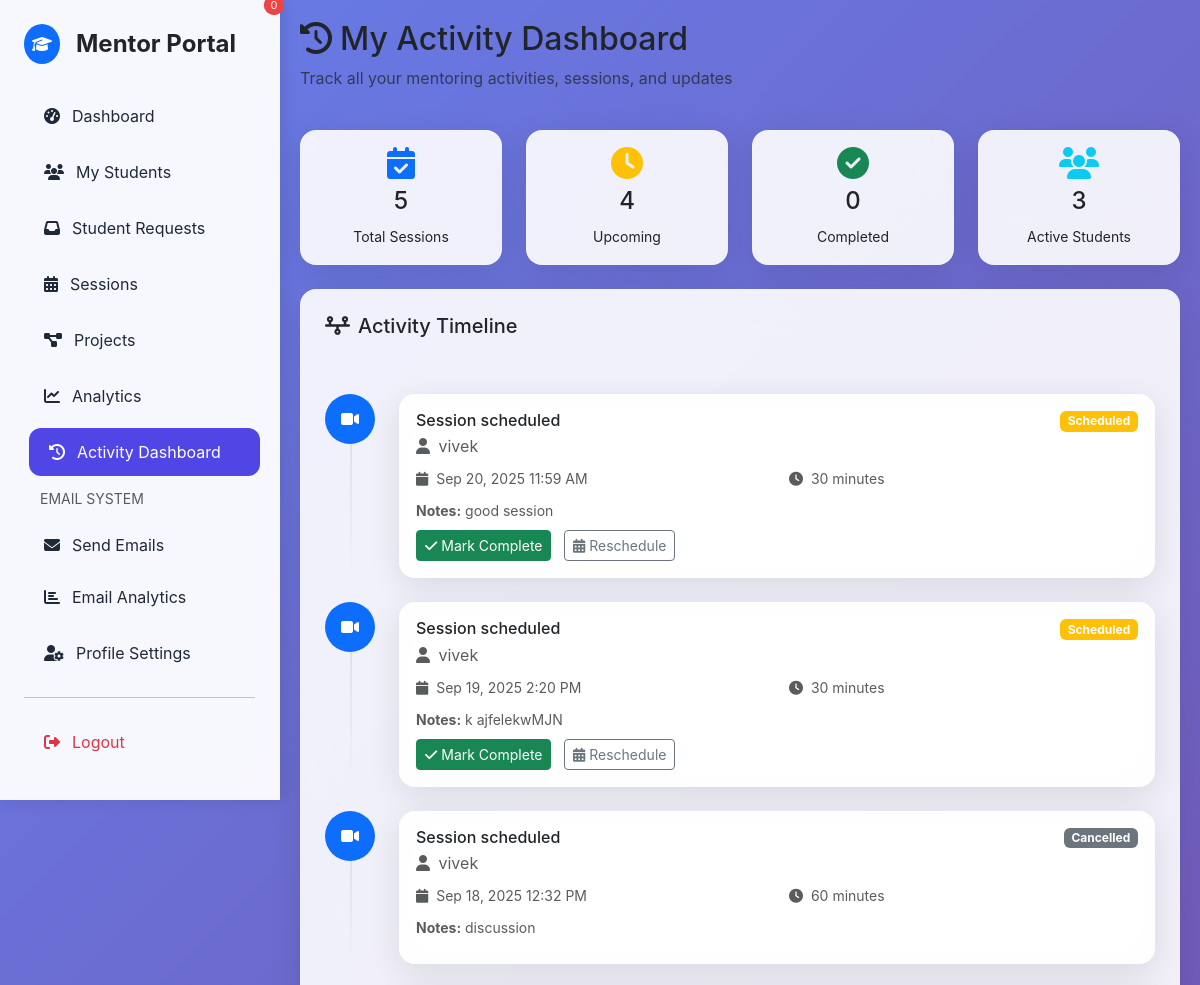
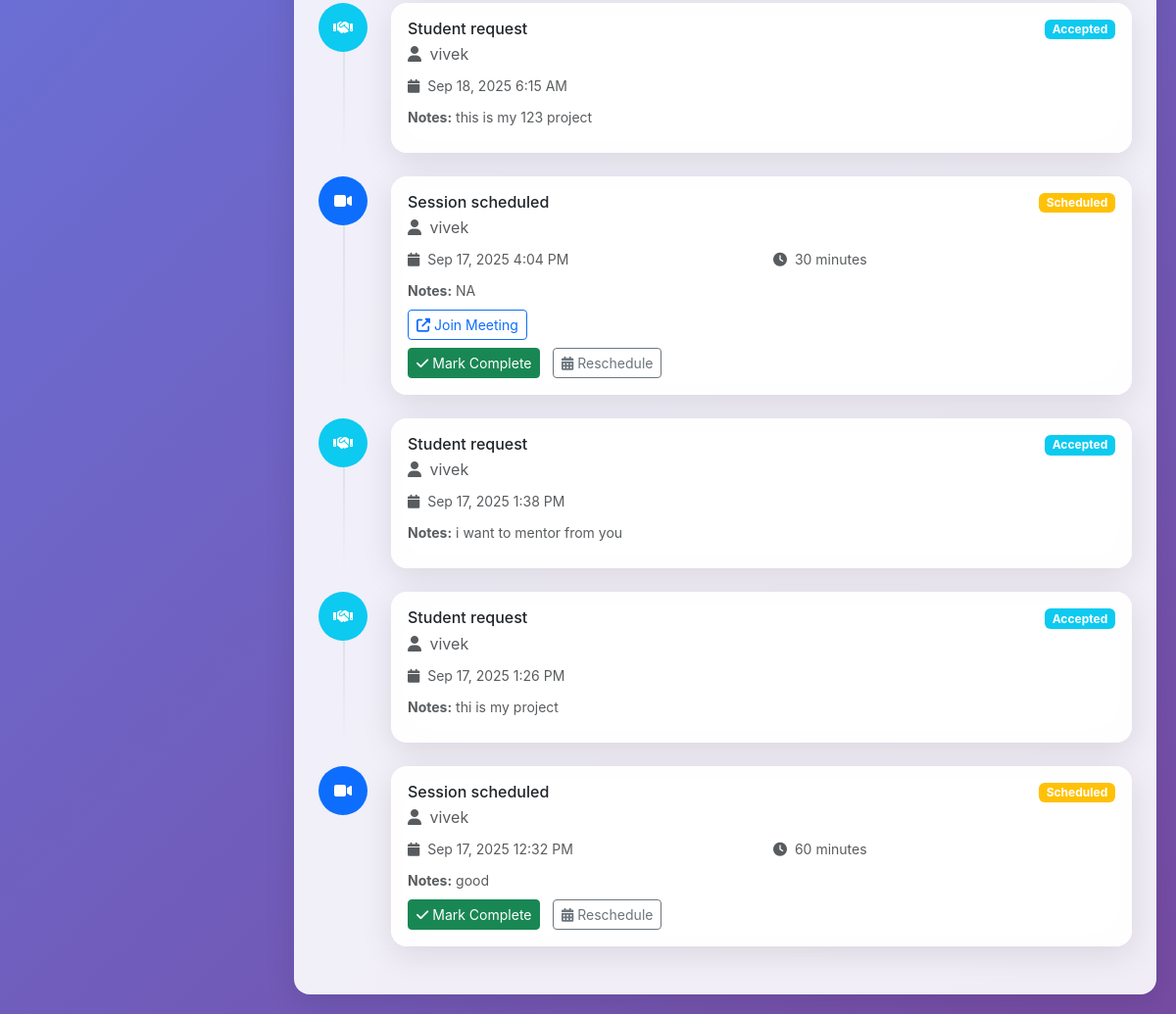
The app's page /mentor/activity.php (signed in) with its own data (2 pictures, top to bottom).
### tables this page shows
CREATE TABLE `mentor_requests` (
                                   `id` int(11) NOT NULL,
                                   `student_id` int(11) NOT NULL,
                                   `mentor_id` int(11) NOT NULL,
                                   `project_id` int(11) DEFAULT NULL,
                                   `message` text DEFAULT NULL,
                                   `status` enum('pending','accepted','rejected') DEFAULT 'pending',
                                   `created_at` timestamp NOT NULL DEFAULT current_timestamp(),
                                   `updated_at` timestamp NOT NULL DEFAULT current_timestamp() ON UPDATE current_timestamp()
);

CREATE TABLE `register` (
                            `id` int(11) NOT NULL,
                            `name` varchar(100) NOT NULL,
                            `email` varchar(100) NOT NULL,
                            `enrollment_number` varchar(50) NOT NULL,
                            `gr_number` varchar(50) NOT NULL,
                            `password` varchar(255) NOT NULL,
                            `about` varchar(500) NOT NULL,
                            `phone_no` varchar(20) DEFAULT NULL,
                            `department` varchar(100) DEFAULT NULL,
                            `passout_year` year(4) NOT NULL,
                            `user_image` text NOT NULL DEFAULT '',
                            `google_id` varchar(255) DEFAULT NULL,
                            `email_notifications` tinyint(1) DEFAULT 1,
                            `last_notification_sent` datetime DEFAULT NULL,
                            `github_token` text DEFAULT NULL,
                            `role` enum('student','mentor','admin') DEFAULT 'student',
                            `expertise` text DEFAULT NULL,
                            `mentor_rating` decimal(3,2) DEFAULT 0.00,
                            `is_available` tinyint(1) DEFAULT 1,
                            `github_username` varchar(100) DEFAULT NULL,
                            `github_profile_url` varchar(255) DEFAULT NULL,
                            `github_repos_count` int(11) DEFAULT 0,
                            `github_last_sync` timestamp NULL DEFAULT NULL
);

### mentor/activity.php (the view, shortened to what this page needs)
<?php
require_once '../Login/Login/db.php';
require_once 'mentor_layout.php';
$mentor_id = $_SESSION['mentor_id'];
$activities = [];
try {
    $sessions_query = "SELECT
        'session' as type,
        ms.session_date as date,
        ms.status,
        r.name as student_name,
        ms.notes,
        ms.duration_minutes,
        ms.meeting_link,
        'Session scheduled' as title
        FROM mentoring_sessions ms
        JOIN mentor_student_pairs msp ON ms.pair_id = msp.id
        JOIN register r ON msp.student_id = r.id
        WHERE msp.mentor_id = ?
        ORDER BY ms.session_date DESC
        LIMIT 20";
    $stmt = $conn->prepare($sessions_query);
    $stmt->bind_param("i", $mentor_id);
    $stmt->execute();
    $sessions = $stmt->get_result()->fetch_all(MYSQLI_ASSOC);
    $activities = array_merge($activities, $sessions);
    $requests_query = "SELECT
        'request' as type,
        mr.created_at as date,
        mr.status,
        r.name as student_name,
        mr.message as notes,
        NULL as duration_minutes,
        NULL as meeting_link,
        'Student request' as title
        FROM mentor_requests mr
        JOIN register r ON mr.student_id = r.id
        WHERE mr.mentor_id = ?
        ORDER BY mr.created_at DESC
        LIMIT 20";
    $stmt = $conn->prepare($requests_query);
    $stmt->bind_param("i", $mentor_id);
    $stmt->execute();
    $requests = $stmt->get_result()->fetch_all(MYSQLI_ASSOC);
    $activities = array_merge($activities, $requests);
    usort($activities, function($a, $b) {
        return strtotime($b['date']) - strtotime($a['date']);
    });
} catch (Exception $e) {
    error_log("Activity error: " . $e->getMessage());
}
?>
<div class="row mb-4">
    <div class="col-12">
        <h2><i class="fas fa-history me-2"></i>My Activity Dashboard</h2>
        <p class="text-muted">Track all your mentoring activities, sessions, and updates</p>
    </div>
</div>
<div class="row mb-4">
    <div class="col-md-3">
        <div class="glass-card p-3 text-center">
            <i class="fas fa-calendar-check fa-2x text-primary mb-2"></i>
            <h4><?= count(array_filter($activities, fn($a) => $a['type'] === 'session')) ?></h4>
            <small>Total Sessions</small>
        </div>
    </div>
    <div class="col-md-3">
        <div class="glass-card p-3 text-center">
            <i class="fas fa-clock fa-2x text-warning mb-2"></i>
            <h4><?= count(array_filter($activities, fn($a) => $a['status'] === 'scheduled')) ?></h4>
            <small>Upcoming</small>
        </div>
    </div>
    <div class="col-md-3">
        <div class="glass-card p-3 text-center">
            <i class="fas fa-check-circle fa-2x text-success mb-2"></i>
            <h4><?= count(array_filter($activities, fn($a) => $a['status'] === 'completed')) ?></h4>
            <small>Completed</small>
        </div>
    </div>
    <div class="col-md-3">
        <div class="glass-card p-3 text-center">
            <i class="fas fa-users fa-2x text-info mb-2"></i>
            <h4><?= count(array_filter($activities, fn($a) => $a['type'] === 'request' && $a['status'] === 'accepted')) ?></h4>
            <small>Active Students</small>
        </div>
    </div>
</div>
<div class="row">
    <div class="col-12">
        <div class="glass-card">
            <div class="card-header bg-transparent border-0 p-4">
                <h5><i class="fas fa-timeline me-2"></i>Activity Timeline</h5>
            </div>
            <div class="card-body p-4">
                <?php if (empty($activities)): ?>
                    <div class="text-center py-5">
                        <i class="fas fa-calendar-times fa-3x text-muted mb-3"></i>
                        <h5 class="text-muted">No Activities Yet</h5>
                        <p class="text-muted">Your mentoring activities will appear here</p>
                    </div>
                <?php else: ?>
                    <div class="timeline">
                        <?php foreach ($activities as $activity): ?>
                            <div class="timeline-item mb-4">
                                <div class="row">
                                    <div class="col-auto">
                                        <div class="timeline-icon bg-<?= $activity['type'] === 'session' ? 'primary' : 'info' ?> rounded-circle p-3">
                                            <i class="fas fa-<?= $activity['type'] === 'session' ? 'video' : 'handshake' ?> text-white"></i>
                                        </div>
                                    </div>
                                    <div class="col">
                                        <div class="glass-card p-3">
                                            <div class="d-flex justify-content-between align-items-start mb-2">
                                                <div>
                                                    <h6 class="mb-1"><?= htmlspecialchars($activity['title']) ?></h6>
                                                    <p class="text-muted mb-0">
                                                        <i class="fas fa-user me-1"></i>
                                                        <?= htmlspecialchars($activity['student_name']) ?>
                                                    </p>
                                                </div>
                                                <span class="badge bg-<?=
                                                    $activity['status'] === 'completed' ? 'success' :
                                                    ($activity['status'] === 'scheduled' ? 'warning' :
                                                    ($activity['status'] === 'accepted' ? 'info' : 'secondary'))
                                                ?>">
                                                    <?= ucfirst($activity['status']) ?>
                                                </span>
                                            </div>
                                            <div class="row mb-2">
                                                <div class="col-md-6">
                                                    <small class="text-muted">
                                                        <i class="fas fa-calendar me-1"></i>
                                                        <?= date('M j, Y g:i A', strtotime($activity['date'])) ?>
                                                    </small>
                                                </div>
                                                <?php if ($activity['duration_minutes']): ?>
                                                <div class="col-md-6">
                                                    <small class="text-muted">
                                                        <i class="fas fa-clock me-1"></i>
                                                        <?= $activity['duration_minutes'] ?> minutes
                                                    </small>
                                                </div>
                                                <?php endif; ?>
                                            </div>
                                            <?php if ($activity['notes']): ?>
                                            <div class="mb-2">
                                                <small class="text-muted">
                                                    <strong>Notes:</strong> <?= htmlspecialchars($activity['notes']) ?>
                                                </small>
                                            </div>
                                            <?php endif; ?>
                                            <?php if ($activity['meeting_link']): ?>
                                            <div class="mb-2">
                                                <a href="<?= htmlspecialchars($activity['meeting_link']) ?>" target="_blank" class="btn btn-sm btn-outline-primary">
                                                    <i class="fas fa-external-link-alt me-1"></i>Join Meeting
                                                </a>
                                            </div>
                                            <?php endif; ?>
                                            <?php if ($activity['type'] === 'session' && $activity['status'] === 'scheduled'): ?>
                                            <div class="mt-2">
                                                <button class="btn btn-sm btn-success me-2" onclick="markCompleted(<?= $activity['id'] ?? 0 ?>)">
                                                    <i class="fas fa-check me-1"></i>Mark Complete
                                                </button>
                                                <button class="btn btn-sm btn-outline-secondary" onclick="reschedule(<?= $activity['id'] ?? 0 ?>)">
                                                    <i class="fas fa-calendar-alt me-1"></i>Reschedule
                                                </button>
                                            </div>
                                            <?php endif; ?>
                                        </div>
                                    </div>
                                </div>
                            </div>
                        <?php endforeach; ?>
                    </div>
                <?php endif; ?>
            </div>
        </div>
    </div>
</div>

### mentor/activity.php (style rules this page uses)
.timeline-icon { width: 50px; height: 50px; display: flex; align-items: center; justify-content: center; }
.timeline-item { position: relative; }
.timeline-item:not(:last-child)::after { content: ''; position: absolute; left: 25px; top: 50px; width: 2px; height: calc(100% - 50px); background: linear-gradient(to bottom, #dee2e6, transparent); }

### records on screen
mentor_requests: title "Student request", student.name "vivek", status "Accepted", created_at "Sep 18, 2025 6:15 AM", message "this is my 123 project"
mentor_requests: title "Student request", student.name "vivek", status "Accepted", created_at "Sep 17, 2025 1:38 PM", message "i want to mentor from you"
mentor_requests: title "Student request", student.name "vivek", status "Accepted", created_at "Sep 17, 2025 1:26 PM", message "thi is my project"

### other values on screen
count(array_filter($activities, fn($a) => $a['type'] === 'session')) "5"
$activity['title'] "Session scheduled"
$activity['student_name'] "vivek"
$activity['status'] "Scheduled"
date('M j, Y g:i A', strtotime($activity['date'])) "Sep 20, 2025 11:59 AM"
$activity['duration_minutes'] "30"
$activity['notes'] "good session"
date('M j, Y g:i A', strtotime($activity['date'])) "Sep 19, 2025 2:20 PM"
$activity['notes'] "k ajfelekwMJN"
$activity['status'] "Cancelled"
date('M j, Y g:i A', strtotime($activity['date'])) "Sep 18, 2025 12:32 PM"
$activity['duration_minutes'] "60"
$activity['notes'] "discussion"
date('M j, Y g:i A', strtotime($activity['date'])) "Sep 17, 2025 4:04 PM"
$activity['notes'] "NA"
